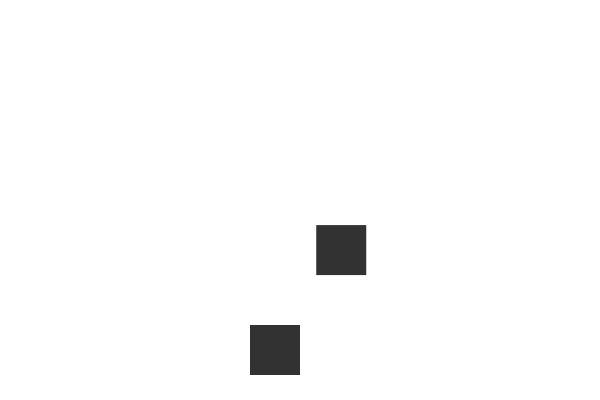
Frame 1 (no input)
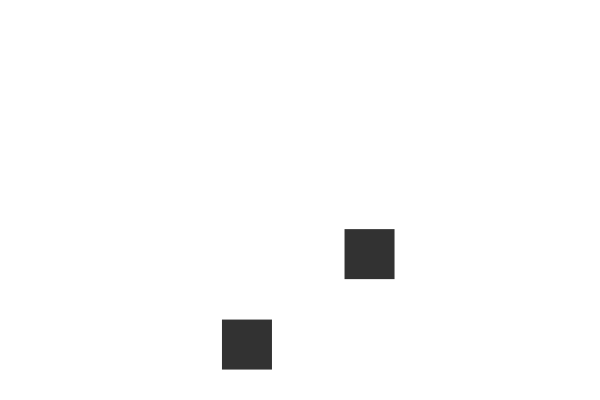
Frame 60 (the mouse pressed at the canvas centre just before this capture)
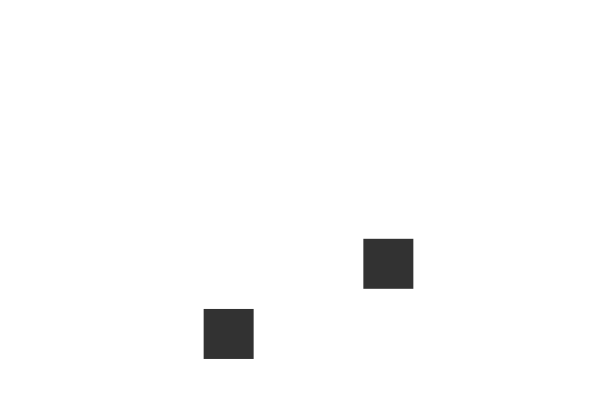
Frame 120 (the mouse held since frame 60 and released just before this capture)

The Processing sketch that drew these frames (run headless with seeded random() and noise(); from frame 60 on, the mouse is pressed at the canvas centre):

// Processing sketch: W14_04
// ── W14_04.pde
// this program rotates two rectangles around a translation point.
// instead of using translation and rotation to create the circular
// motion, use sin and cosine. 

// if you do this successfully, you'll find that the rectangles 
// move in a circle, but don't spin on their own axis anymore.
// at this point, add a translation to recreate the original motion 
// exactly. 

// the solution will therefore involve the use of sin/cos for the
// circular motion, and a translation/rotation for the rect's rotation,
// instead of the two translation and one rotation operation that is 
// currently in place for each rectangle. 

float theta = 0;
float inc = 250;
float speed = .05;

void setup() {
  
  size(600, 400);
  noStroke();
}

void draw() {
  
   background(255);
   translate (0, 0);
   drawRect(75);
   translate (70, 50);
   drawRect(-75);
  
}

void drawRect (float amp) {
   float x = inc + sin(theta) * amp ;
  float y = inc + cos(theta) * amp;
  fill(50);
  rect(x,y, 50, 50);
  theta = theta + speed;
}
  
  //theta = (theta + increment) % TWO_PI;

  //fill(80);

  //pushMatrix();
  //translate(width/3, height/2);
  //rotate(theta);
  //pushMatrix();
  //translate(amplitude, 0);
  //rect(0, 0, 50, 50);
  //popMatrix();
  //popMatrix();

  //pushMatrix();
  //translate(2* width/3, height/2);
  //rotate(-theta);
  //pushMatrix();
  //translate(-amplitude, 0);
  //rect(0, 0, 50, 50);
  //popMatrix();
  //popMatrix();
